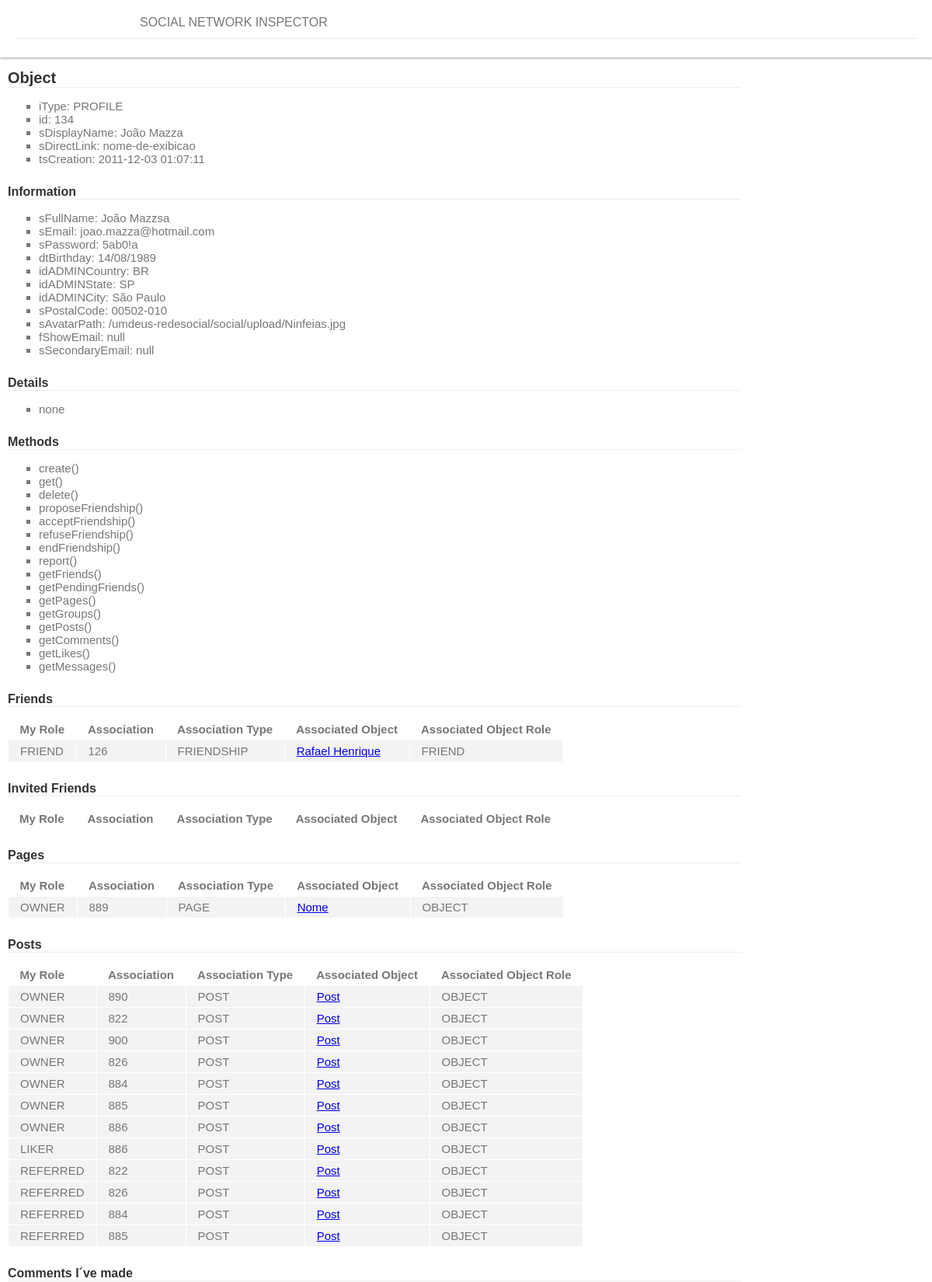
Page /inspector/index.php?id=134 (upper part) on the committed database.
### tables this page shows
CREATE TABLE IF NOT EXISTS `tbSOCIALObject` (
  `id` int(11) NOT NULL AUTO_INCREMENT COMMENT 'campo auto numérico',
  `sDisplayName` varchar(1024) NOT NULL COMMENT 'nome do objeto para exibição em tela',
  `sDirectLink` varchar(1024) DEFAULT NULL COMMENT 'nome usado para url amigável',
  `iType` int(11) NOT NULL COMMENT 'indica o tipo de objeto: 1=Profile; 2=Page; 3=Post; 4=Comment; 5=Group; 6=Message; 7=Event; 8=Album; 9=Photo; 10=Affinity',
  `tsCreation` timestamp NOT NULL DEFAULT CURRENT_TIMESTAMP COMMENT 'timestamp da data de criação do objeto',
  `fDeleted` int(11) NOT NULL DEFAULT '0',
  PRIMARY KEY (`id`)
);

CREATE TABLE IF NOT EXISTS `tbSOCIAL_DOCObjectType` (
  `iType` int(11) NOT NULL,
  `sKey` varchar(256) NOT NULL,
  `sComment` text NOT NULL
);

CREATE TABLE IF NOT EXISTS `tbSOCIALObjectProperty` (
  `id` int(11) NOT NULL AUTO_INCREMENT COMMENT 'campo auto numérico',
  `idSOCIALObject` int(11) NOT NULL COMMENT 'chave estrangeira do objeto',
  `idSOCIALProperty` int(11) NOT NULL COMMENT 'chave estrangeira da propriedade',
  `sValue` varchar(255) DEFAULT NULL COMMENT 'valor da propriedade atribuída para o objeto especificado',
  PRIMARY KEY (`id`,`idSOCIALObject`,`idSOCIALProperty`)
);

CREATE TABLE IF NOT EXISTS `tbSOCIALProperty` (
  `id` int(11) NOT NULL AUTO_INCREMENT COMMENT 'campo auto numérico',
  `sKey` varchar(256) NOT NULL COMMENT 'token usado para identificação da propriedade',
  `sDisplayName` varchar(256) NOT NULL COMMENT 'nome da propriedade para exibição em tela',
  `iObjectType` int(11) NOT NULL COMMENT 'tipo de objeto ao qual esta propriedade pode ser atribuída',
  PRIMARY KEY (`id`)
);

CREATE TABLE IF NOT EXISTS `tbSOCIALObjectAssociation` (
  `id` int(11) NOT NULL AUTO_INCREMENT COMMENT 'campo auto numérico',
  `iType` int(11) NOT NULL COMMENT 'indica o tipo de associação: 1=Friend; 2=InvitedFriend; 3=Object; 4=Owner; 5=Like; 6=Bookmark; 7=Follow; 8=REFERRED',
  `idSOCIALObject` int(11) NOT NULL COMMENT 'chave estrangeira do objeto',
  `idSOCIALAssociation` int(11) NOT NULL COMMENT 'chave estrangeira da associação',
  `tsCreation` timestamp NOT NULL DEFAULT CURRENT_TIMESTAMP COMMENT 'data de criação da associação',
  `tsLastUpdate` timestamp NULL DEFAULT '0000-00-00 00:00:00',
  `fAck` tinyint(4) NOT NULL DEFAULT '0',
  PRIMARY KEY (`id`)
);

CREATE TABLE IF NOT EXISTS `tbSOCIAL_DOCObjectAssociationType` (
  `iType` int(11) NOT NULL,
  `sKey` varchar(256) NOT NULL,
  `sComment` text NOT NULL
);

CREATE TABLE IF NOT EXISTS `tbSOCIALAssociation` (
  `id` int(11) NOT NULL AUTO_INCREMENT COMMENT 'campo auto numérico',
  `iType` int(11) NOT NULL COMMENT 'identifica o tipo de associação. 1=Friendship; 2=Page; 3=Post; 4=Comment; 5=Group; ',
  PRIMARY KEY (`id`)
);

CREATE TABLE IF NOT EXISTS `tbSOCIAL_DOCAssociationType` (
  `iType` int(11) NOT NULL,
  `sKey` varchar(256) NOT NULL,
  `sComment` text NOT NULL
);

### inspector/index.php (the view, shortened to what this page needs)
<?php
function Associations($par_myRole, $par_associationType, $par_theirRole) {
	global $id;
	global $r_associationType;
	global $r_objectAssociationType;
	$par_myRole 			= !isset($par_myRole)			? '' : strtoupper($par_myRole);
	$par_associationType 	= !isset($par_associationType)	? '' : strtoupper($par_associationType);
	$par_theirRole 			= !isset($par_theirRole)		? '' : strtoupper($par_theirRole);
	$par_myRole 			= $par_myRole == '' 		 ? '' : $r_objectAssociationType[$par_myRole];
	$par_associationType 	= $par_associationType == '' ? '' : $r_associationType[$par_associationType];
	$par_theirRole 			= $par_theirRole == '' 		 ? '' : $r_objectAssociationType[$par_theirRole];
	$where = ''	;
	$where .= $par_myRole == ''			 ? '' : ('AND ' . 'me.iType = '.$par_myRole.' ');
	$where .= $par_associationType == '' ? '' : ('AND ' . 'a.iType = '.$par_associationType.' ');
	$where .= $par_theirRole == '' 		 ? '' : ('AND ' . 'them.iType = '.$par_theirRole.' ');
	$query = '
		SELECT
			me.iType 				AS myRole,
			me.idSOCIALAssociation	AS Association,
			a.iType					AS AssociationType,
			o.id					AS id,
			o.sDisplayName			AS sDisplayName,
			them.iType				AS theirRole
		FROM tbSOCIALObjectAssociation me
		INNER JOIN tbSOCIALAssociation a
		ON me.idSOCIALAssociation = a.id
		INNER JOIN tbSOCIALObjectAssociation them
		ON a.id = them.idSOCIALAssociation
		INNER JOIN tbSOCIALObject o
		ON them.idSOCIALObject = o.id
		AND o.id <> me.idSOCIALObject ';
	$query .= 'WHERE me.idSOCIALObject = '.$id.' '.$where.' ';
	$query .= 'ORDER BY AssociationType, myRole, theirRole ';
	$query .= ';';
	$result = mysql_query(utf8_decode($query)) or die('Query failed: '.mysql_error().'<br>'.$query);
	$associations = array();
	while($row = mysql_fetch_assoc($result)) {
		$associations[] = $row;
	}
	return $associations;
}
$id = isset($_GET['id']) ? $_GET['id'] : 0;
$id = intval($id);
$query = 'SELECT
			iType,
			sKey,
			sComment
		FROM
			tbSOCIAL_DOCObjectType; ';
$result = mysql_query(utf8_decode($query)) or die('Query failed: '.mysql_error());
while($row = mysql_fetch_assoc($result)) {
 	$objectType[$row['iType']] = $row;
}
$query = 'SELECT
			iType,
			sKey,
			sComment
		FROM
			tbSOCIAL_DOCAssociationType; ';
$result = mysql_query(utf8_decode($query)) or die('Query failed: '.mysql_error());
while($row = mysql_fetch_assoc($result)) {
 	$associationType[$row['iType']] = $row;
	$r_associationType[$row['sKey']] = $row['iType'];
}
$query = 'SELECT
			iType,
			sKey,
			sComment
		FROM
			tbSOCIAL_DOCObjectAssociationType; ';
$result = mysql_query(utf8_decode($query)) or die('Query failed: '.mysql_error());
while($row = mysql_fetch_assoc($result)) {
 	$objectAssociationType[$row['iType']] = $row;
	$r_objectAssociationType[$row['sKey']] = $row['iType'];
}
$query = 'SELECT
			ob.id,
			ob.sDisplayName,
			ob.sDirectLink,
			ob.iType,
			ob.tsCreation
		FROM
			tbSOCIALObject ob
		WHERE
			ob.id = '.$id.'; ';
$result = mysql_query(utf8_decode($query)) or die('Query failed: '.mysql_error());
$objects = array();
while($row = mysql_fetch_assoc($result)) {
	$objects[] = $row;
}
$query = 'SELECT
			pr.sKey,
			op.sValue
		FROM tbSOCIALProperty pr
		LEFT OUTER JOIN tbSOCIALObjectProperty op
		ON pr.id = op.idSOCIALProperty
		AND op.idSOCIALObject = '.$id.'
		WHERE pr.iObjectType = '.$objects[0]['iType'].'; ';
$result = mysql_query(utf8_decode($query)) or die('Query failed: '.mysql_error());
$properties = array();
while($row = mysql_fetch_assoc($result)) {
 	$properties[] = $row;
}
$details = array();
$methods = array();
switch($objects[0]['iType']) {
	case 1 :
		array_push($methods, "create()","get()","delete()","proposeFriendship()","acceptFriendship()","refuseFriendship()","endFriendship()","report()","getFriends()","getPendingFriends()","getPages()","getGroups()","getPosts()","getComments()","getLikes()","getMessages()");
	break;
}
?>
<!DOCTYPE html>
<html>
<head>
</head>
<body>
	<header id="header">
		<p><span class="title">Social Network Inspector</span></p>
		<hr>
	</header>
	<h1>Object</h1>
	<ul>
		<li>iType: <?= $objectType[$objects[0]['iType']]['sKey']; ?></li>
		<li>id: <?= $objects[0]['id']; ?></li>
		<li>sDisplayName: <?= $objects[0]['sDisplayName']; ?></li>
		<li>sDirectLink: <?= $objects[0]['sDirectLink']; ?></li>
		<li>tsCreation: <?= $objects[0]['tsCreation']; ?></li>
	</ul>
	<h2>Information</h2>
	<ul>
	<?
	if (count($properties) > 0) {
		for ($i=0; $i<count($properties); $i++) {
			echo '<li>'.$properties[$i]['sKey'].': ' . (!is_null($properties[$i]['sValue']) ? $properties[$i]['sValue'] : 'null') . '</li>';
		}
	} else {
		echo '<li>none</li>';
	}
	?>
	</ul>
	<h2>Details</h2>
	<ul>
	<?
	if (count($details) > 0) {
		for ($i=0; $i<count($details); $i++) {
			echo '<li>'.$details[$i]['sKey'].': ' . (!is_null($details[$i]['sValue']) ? $details[$i]['sValue'] : 'null') . '</li>';
		}
	} else {
		echo '<li>none</li>';
	}
	?>
	</ul>
	<h2>Methods</h2>
	<ul>
	<?
	if (count($methods) > 0) {
		for ($i=0; $i<count($methods); $i++) {
			echo '<li>'.$methods[$i].'</li>';
		}
	} else {
		echo '<li>none</li>';
	}
	?>
	</ul>
	<h2>Friends</h2>
	<p>
	<table>
		<thead>
			<tr>
				<th>My Role</th>
				<th>Association</th>
				<th>Association Type</th>
				<th>Associated Object</th>
				<th>Associated Object Role</th>
			</tr>
		</thead>
		<tbody>
		<? $list = Associations('','FRIENDSHIP','FRIEND'); ?>
		<? for ($i=0;$i<count($list);$i++) { ?>
			<tr>
				<td><?=$objectAssociationType[$list[$i]['myRole']]['sKey']; ?></td>
				<td><?=$list[$i]['Association']; ?></td>
				<td><?=$associationType[$list[$i]['AssociationType']]['sKey']; ?></td>
				<td><a href="?id=<?=$list[$i]['id']; ?>"><?=$list[$i]['sDisplayName']; ?></a></td>
				<td><?=$objectAssociationType[$list[$i]['theirRole']]['sKey']; ?></td>
			</tr>
		<? } ?>
		</tbody>
	</table>
	</p>
	<h2>Invited Friends</h2>
	<p>
	<table>
		<thead>
			<tr>
				<th>My Role</th>
				<th>Association</th>
				<th>Association Type</th>
				<th>Associated Object</th>
				<th>Associated Object Role</th>
			</tr>
		</thead>
	</table>
	</p>
	<h2>Pages</h2>
	<p>
	<table>
		<thead>
			<tr>
				<th>My Role</th>
				<th>Association</th>
				<th>Association Type</th>
				<th>Associated Object</th>
				<th>Associated Object Role</th>
			</tr>
		</thead>
		<tbody>
		<? $list = Associations('','PAGE','OBJECT'); ?>
		<? for ($i=0;$i<count($list);$i++) { ?>
			<tr>
				<td><?=$objectAssociationType[$list[$i]['myRole']]['sKey']; ?></td>
				<td><?=$list[$i]['Association']; ?></td>
				<td><?=$associationType[$list[$i]['AssociationType']]['sKey']; ?></td>
				<td><a href="?id=<?=$list[$i]['id']; ?>"><?=$list[$i]['sDisplayName']; ?></a></td>
				<td><?=$objectAssociationType[$list[$i]['theirRole']]['sKey']; ?></td>
			</tr>
		<? } ?>
		</tbody>
	</table>
	</p>
	<h2>Posts</h2>
	<p>
	<table>
		<thead>
			<tr>
				<th>My Role</th>
				<th>Association</th>
				<th>Association Type</th>
				<th>Associated Object</th>
				<th>Associated Object Role</th>
			</tr>
		</thead>
		<tbody>
		<? $list = Associations('','POST','OBJECT'); ?>
		<? for ($i=0;$i<count($list);$i++) { ?>
			<tr>
				<td><?=$objectAssociationType[$list[$i]['myRole']]['sKey']; ?></td>
				<td><?=$list[$i]['Association']; ?></td>
				<td><?=$associationType[$list[$i]['AssociationType']]['sKey']; ?></td>
				<td><a href="?id=<?=$list[$i]['id']; ?>"><?=$list[$i]['sDisplayName']; ?></a></td>
				<td><?=$objectAssociationType[$list[$i]['theirRole']]['sKey']; ?></td>
			</tr>
		<? } ?>
		</tbody>
	</table>
	</p>
	<h2>Comments I´ve made</h2>
</body>
</html>

### inspector/index.php (style rules this page uses)
html, body { background-color:#FFF; font-family:"Calibri", "Arial", "Helvetica", sans-serif; font-size:15px; color:#777; margin:0; padding:0; }
html { margin:10px; }
h1, h2 { border-bottom-style:solid; border-bottom-color:#EEE; border-bottom-width:1px; margin-top:25px; width:80%; color:#333; }
h1 { font-size:20px; }
h2 { font-size:16px; }
ul { list-style-type:square; }
table { border-collapse:collapse; }
td, th { padding:5px 15px; border:1px solid #FFF; background-color:#F3F3F3; }
th { text-align:left; border:none; background-color:#FFF; }
header#header { position:relative; z-index:1; height:auto; padding:14px 20px; -webkit-box-shadow:0 1px 3px rgba(0,0,0,0.4); -moz-box-shadow:0 1px 3px rgba(0,0,0,0.4); box-shadow:0 1px 3px rgba(0,0,0,0.4); -webkit-box-sizing: border-box; -moz-box-sizing: border-box; -o-box-sizing: border-box; box-sizing: border-box; margin:-10px; overflow: hidden; background-color:#FFF; background-image:url('/umdeus-redesocial/social/shared/style/images/logo-header-saboia.png'); background-repeat:no-repeat; }
header#header > p { margin:0 0 5px 0; padding-left:160px; }
header#header p > span.title { text-transform:uppercase; font-size:16px; line-height:30px; }
header#header hr { margin:0 0 10px 0; border:0; border-bottom-style:solid; border-bottom-width:1px; border-bottom-color:#E5E5E5; }

### rows in the picture
tbsocialobject: iType.sKey "PROFILE", id "134", sDisplayName "João Mazza", sDirectLink "nome-de-exibicao", tsCreation "2011-12-03 01:07:11"
tbsocialobjectproperty: idSOCIALProperty.sKey "sFullName", sValue "João Mazzsa"
tbsocialobjectproperty: idSOCIALProperty.sKey "sEmail", sValue "joao.mazza@hotmail.com"
tbsocialobjectproperty: idSOCIALProperty.sKey "sPassword", sValue "5ab0!a"
tbsocialobjectproperty: idSOCIALProperty.sKey "dtBirthday", sValue "14/08/1989"
tbsocialobjectproperty: idSOCIALProperty.sKey "idADMINCountry", sValue "BR"
tbsocialobjectproperty: idSOCIALProperty.sKey "idADMINState", sValue "SP"
tbsocialobjectproperty: idSOCIALProperty.sKey "idADMINCity", sValue "São Paulo"
tbsocialobjectproperty: idSOCIALProperty.sKey "sPostalCode", sValue "00502-010"
tbsocialobjectproperty: idSOCIALProperty.sKey "sAvatarPath", sValue "/umdeus-redesocial/social/upload/Ninfeias.jpg"
tbsocialobjectproperty: idSOCIALProperty.sKey "fShowEmail", shows "null"
tbsocialobjectproperty: idSOCIALProperty.sKey "sSecondaryEmail", shows "null"
tbsocialobjectassociation: iType.sKey "FRIEND", idSOCIALAssociation "126", idSOCIALAssociation.sKey "FRIENDSHIP", tbsocialobject.sDisplayName "Rafael Henrique", tbsocialobjectassociation.iType "FRIEND"
tbsocialobjectassociation: iType.sKey "OWNER", idSOCIALAssociation "889", idSOCIALAssociation.sKey "PAGE", tbsocialobject.sDisplayName "Nome", tbsocialobjectassociation.iType "OBJECT"
tbsocialobjectassociation: iType.sKey "OWNER", idSOCIALAssociation "890", idSOCIALAssociation.sKey "POST", tbsocialobject.sDisplayName "Post", tbsocialobjectassociation.iType "OBJECT"
tbsocialobjectassociation: iType.sKey "OWNER", idSOCIALAssociation "822", idSOCIALAssociation.sKey "POST", tbsocialobject.sDisplayName "Post", tbsocialobjectassociation.iType "OBJECT"
tbsocialobjectassociation: iType.sKey "OWNER", idSOCIALAssociation "900", idSOCIALAssociation.sKey "POST", tbsocialobject.sDisplayName "Post", tbsocialobjectassociation.iType "OBJECT"
tbsocialobjectassociation: iType.sKey "OWNER", idSOCIALAssociation "826", idSOCIALAssociation.sKey "POST", tbsocialobject.sDisplayName "Post", tbsocialobjectassociation.iType "OBJECT"
tbsocialobjectassociation: iType.sKey "OWNER", idSOCIALAssociation "884", idSOCIALAssociation.sKey "POST", tbsocialobject.sDisplayName "Post", tbsocialobjectassociation.iType "OBJECT"
tbsocialobjectassociation: iType.sKey "OWNER", idSOCIALAssociation "885", idSOCIALAssociation.sKey "POST", tbsocialobject.sDisplayName "Post", tbsocialobjectassociation.iType "OBJECT"
tbsocialobjectassociation: iType.sKey "OWNER", idSOCIALAssociation "886", idSOCIALAssociation.sKey "POST", tbsocialobject.sDisplayName "Post", tbsocialobjectassociation.iType "OBJECT"
tbsocialobjectassociation: iType.sKey "LIKER", idSOCIALAssociation "886", idSOCIALAssociation.sKey "POST", tbsocialobject.sDisplayName "Post", tbsocialobjectassociation.iType "OBJECT"
tbsocialobjectassociation: iType.sKey "REFERRED", idSOCIALAssociation "822", idSOCIALAssociation.sKey "POST", tbsocialobject.sDisplayName "Post", tbsocialobjectassociation.iType "OBJECT"
tbsocialobjectassociation: iType.sKey "REFERRED", idSOCIALAssociation "826", idSOCIALAssociation.sKey "POST", tbsocialobject.sDisplayName "Post", tbsocialobjectassociation.iType "OBJECT"
tbsocialobjectassociation: iType.sKey "REFERRED", idSOCIALAssociation "884", idSOCIALAssociation.sKey "POST", tbsocialobject.sDisplayName "Post", tbsocialobjectassociation.iType "OBJECT"
tbsocialobjectassociation: iType.sKey "REFERRED", idSOCIALAssociation "885", idSOCIALAssociation.sKey "POST", tbsocialobject.sDisplayName "Post", tbsocialobjectassociation.iType "OBJECT"

### other values in the picture
$methods[$i] "create()"
$methods[$i] "get()"
$methods[$i] "delete()"
$methods[$i] "proposeFriendship()"
$methods[$i] "acceptFriendship()"
$methods[$i] "refuseFriendship()"
$methods[$i] "endFriendship()"
$methods[$i] "report()"
$methods[$i] "getFriends()"
$methods[$i] "getPendingFriends()"
$methods[$i] "getPages()"
$methods[$i] "getGroups()"
$methods[$i] "getPosts()"
$methods[$i] "getComments()"
$methods[$i] "getLikes()"
